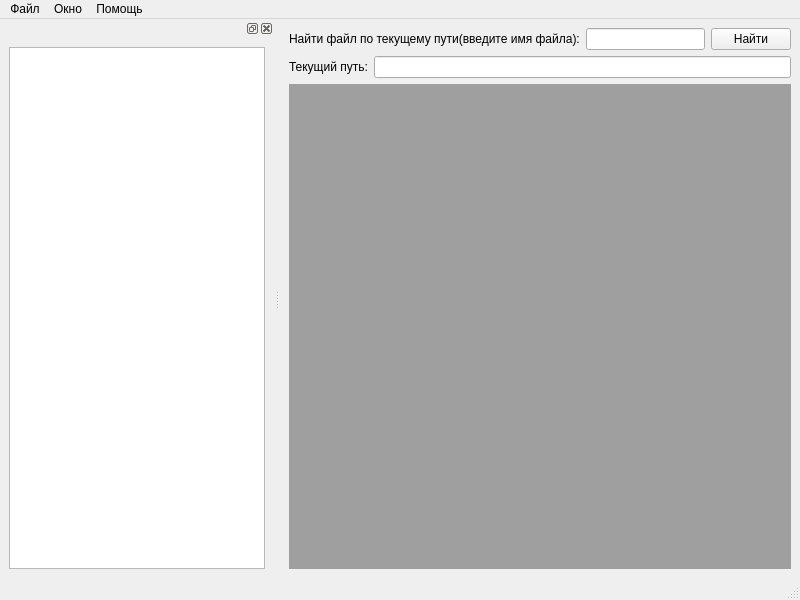
<?xml version="1.0" encoding="UTF-8"?>
<ui version="4.0">
 <class>MainWindow</class>
 <widget class="QMainWindow" name="MainWindow">
  <property name="geometry">
   <rect>
    <x>0</x>
    <y>0</y>
    <width>800</width>
    <height>600</height>
   </rect>
  </property>
  <property name="windowTitle">
   <string>Текстовый редактор</string>
  </property>
  <widget class="QWidget" name="centralwidget">
   <layout class="QHBoxLayout" name="horizontalLayout">
    <item>
     <layout class="QVBoxLayout" name="verticalLayout_3">
      <item>
       <layout class="QHBoxLayout" name="horizontalLayout_5">
        <item>
         <widget class="QLabel" name="label">
          <property name="text">
           <string>Найти файл по текущему пути(введите имя файла):</string>
          </property>
         </widget>
        </item>
        <item>
         <widget class="QLineEdit" name="searchEdit"/>
        </item>
        <item>
         <widget class="QPushButton" name="pbSearchEdit">
          <property name="text">
           <string>Найти</string>
          </property>
         </widget>
        </item>
       </layout>
      </item>
      <item>
       <layout class="QHBoxLayout" name="horizontalLayout_3">
        <item>
         <widget class="QLabel" name="labelCurPath">
          <property name="text">
           <string>Текущий путь:</string>
          </property>
         </widget>
        </item>
        <item>
         <widget class="QLineEdit" name="lineEditCurPath">
          <property name="enabled">
           <bool>true</bool>
          </property>
          <property name="mouseTracking">
           <bool>false</bool>
          </property>
          <property name="readOnly">
           <bool>true</bool>
          </property>
         </widget>
        </item>
       </layout>
      </item>
      <item>
       <layout class="QHBoxLayout" name="horizontalLayout_2" stretch="0">
        <item>
         <widget class="QMdiArea" name="mdiArea"/>
        </item>
       </layout>
      </item>
     </layout>
    </item>
   </layout>
  </widget>
  <widget class="QMenuBar" name="menubar">
   <property name="geometry">
    <rect>
     <x>0</x>
     <y>0</y>
     <width>800</width>
     <height>21</height>
    </rect>
   </property>
   <property name="mouseTracking">
    <bool>false</bool>
   </property>
   <widget class="QMenu" name="mFile">
    <property name="title">
     <string>Файл</string>
    </property>
    <addaction name="mOpen"/>
    <addaction name="mOpenReadOnly"/>
    <addaction name="mSave"/>
    <addaction name="mSaveAs"/>
    <addaction name="separator"/>
    <addaction name="mPrint"/>
    <addaction name="separator"/>
    <addaction name="mExit"/>
   </widget>
   <widget class="QMenu" name="mHelp">
    <property name="title">
     <string>Помощь</string>
    </property>
    <addaction name="mReference"/>
    <addaction name="mSettings"/>
    <addaction name="separator"/>
    <addaction name="mPasteDate"/>
   </widget>
   <widget class="QMenu" name="openWindows">
    <property name="title">
     <string>Окно</string>
    </property>
    <addaction name="minSub"/>
    <addaction name="maxSub"/>
    <addaction name="cascadeSub"/>
    <addaction name="tileSub"/>
    <addaction name="separator"/>
   </widget>
   <addaction name="mFile"/>
   <addaction name="openWindows"/>
   <addaction name="mHelp"/>
  </widget>
  <widget class="QStatusBar" name="statusbar"/>
  <widget class="QDockWidget" name="dockWidget">
   <attribute name="dockWidgetArea">
    <number>1</number>
   </attribute>
   <widget class="QWidget" name="dockWidgetContents_2">
    <layout class="QHBoxLayout" name="horizontalLayout_4">
     <item>
      <widget class="QTreeView" name="treeView">
       <property name="sizePolicy">
        <sizepolicy hsizetype="Expanding" vsizetype="Expanding">
         <horstretch>0</horstretch>
         <verstretch>0</verstretch>
        </sizepolicy>
       </property>
       <property name="font">
        <font>
         <pointsize>10</pointsize>
        </font>
       </property>
       <attribute name="headerVisible">
        <bool>true</bool>
       </attribute>
      </widget>
     </item>
    </layout>
   </widget>
  </widget>
  <action name="mSave">
   <property name="text">
    <string>Сохранить</string>
   </property>
   <property name="statusTip">
    <string>Сохранить файл</string>
   </property>
  </action>
  <action name="mOpen">
   <property name="text">
    <string>Открыть</string>
   </property>
   <property name="toolTip">
    <string>Открыть</string>
   </property>
   <property name="statusTip">
    <string>Открыть текстовый файл</string>
   </property>
  </action>
  <action name="mSaveAs">
   <property name="text">
    <string>Сохранить как...</string>
   </property>
   <property name="statusTip">
    <string>Сохранить файл под другим именем</string>
   </property>
  </action>
  <action name="mExit">
   <property name="text">
    <string>Выход</string>
   </property>
   <property name="statusTip">
    <string>Выход из приложения</string>
   </property>
  </action>
  <action name="mReference">
   <property name="text">
    <string>Справка</string>
   </property>
   <property name="statusTip">
    <string>Справка по программе</string>
   </property>
   <property name="shortcut">
    <string>Ctrl+C</string>
   </property>
  </action>
  <action name="mOpenReadOnly">
   <property name="text">
    <string>Открыть только для чтения</string>
   </property>
   <property name="statusTip">
    <string>Открыть файл только для чтения</string>
   </property>
  </action>
  <action name="mSettings">
   <property name="text">
    <string>Настройки</string>
   </property>
   <property name="statusTip">
    <string>Настройки программы</string>
   </property>
  </action>
  <action name="mPrint">
   <property name="text">
    <string>Печать</string>
   </property>
   <property name="statusTip">
    <string>Распечатать файл</string>
   </property>
  </action>
  <action name="minSub">
   <property name="text">
    <string>Свернуть все окна</string>
   </property>
  </action>
  <action name="maxSub">
   <property name="text">
    <string>Восстановить все окна</string>
   </property>
  </action>
  <action name="cascadeSub">
   <property name="text">
    <string>Расположить каскадом</string>
   </property>
  </action>
  <action name="tileSub">
   <property name="text">
    <string>Расположить плиткой</string>
   </property>
  </action>
  <action name="mPasteDate">
   <property name="text">
    <string>Вставить дату и время</string>
   </property>
  </action>
 </widget>
 <resources/>
 <connections/>
</ui>
